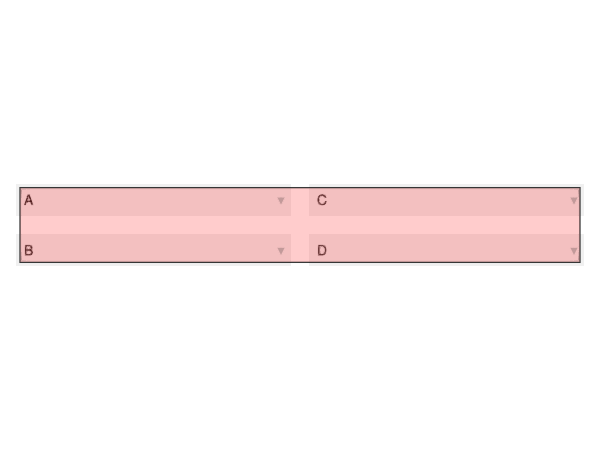

Recreate this plot in Julia.
using GLMakie

fig = Figure()
g = GridLayout(fig[1, 1])
rowgap!(g, 2)
r1 = 1
r2 = 2

Menu(g[r1, 1], options=["A"])
Menu(g[r1, 2], options=["C"])
m2 = Menu(g[r2, 1], options=["B"])
Menu(g[r2, 2], options=["D"])

b = Box(g[r1:r2, 1:2], color=(:red, 0.2), alignmode=Outside(4))

save("test_box8.png", fig)
